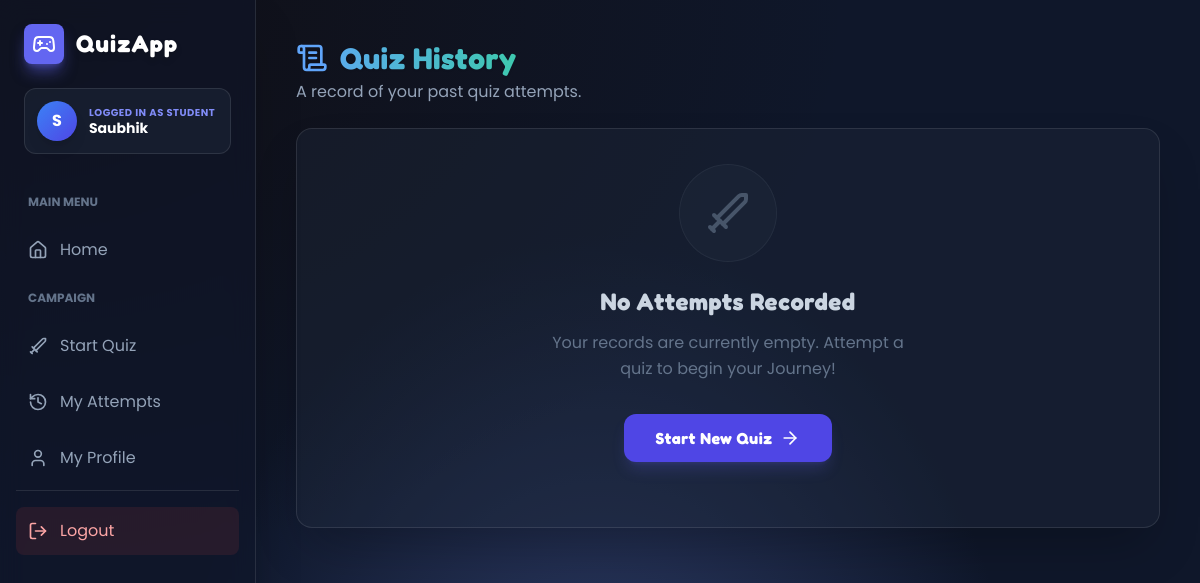
Before: /quiz/my_attempts (signed in) with the older database file.
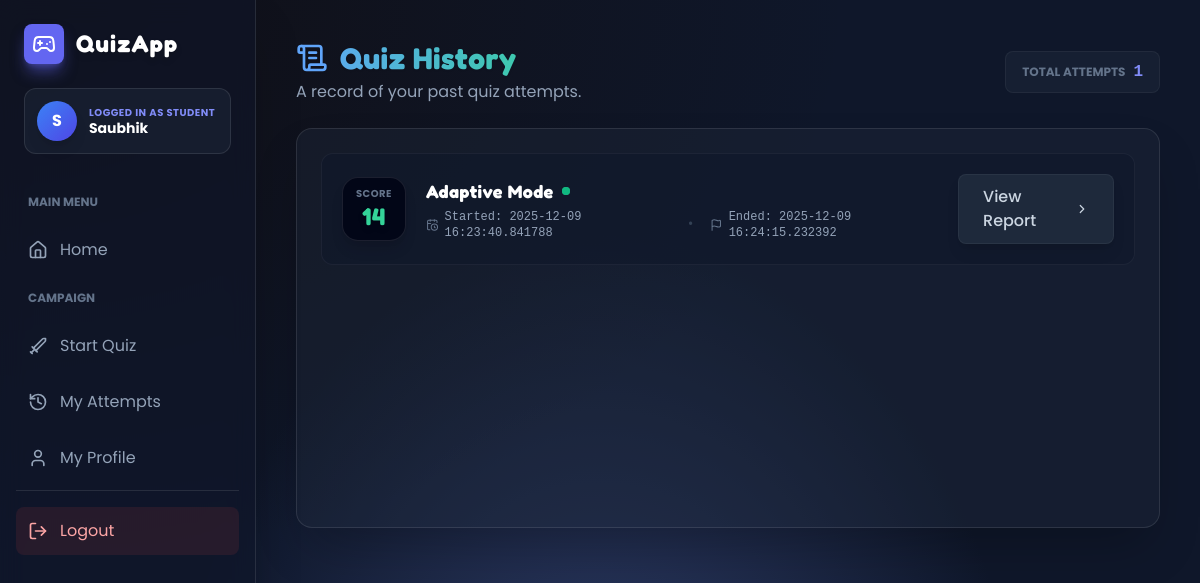
After: the same page with the newer database file.
### models.py (models this page shows, shortened)
class Attempt(db.Model):
    id = db.Column(db.Integer, primary_key=True)
    user_id = db.Column(db.Integer, nullable=False)
    mode = db.Column(db.String(50), nullable=False)
    score = db.Column(db.Integer, default=0)
    started_at = db.Column(db.DateTime, default=datetime.utcnow)
    ended_at = db.Column(db.DateTime)
    details = db.Column(db.Text)  # JSON encoded list of per-question events

### quiz/routes.py (the view)
@quiz_bp.route("/my_attempts")
@login_required
def my_attempts():
    attempts = Attempt.query.filter_by(user_id=current_user.id).order_by(Attempt.started_at.desc()).all()
    return render_template("my_attempts.html", attempts=attempts, user_cache={})

### models.py (called while the page is built)
@login_manager.user_loader
def load_user(user_id):
    try:
        return User.query.get(int(user_id))
    except Exception:
        return None

### templates/my_attempts.html (shortened to what the changed rows need)
{% extends "base.html" %}
{% block content %}
<div class="max-w-5xl mx-auto space-y-6 fade">
    <div class="flex flex-col md:flex-row items-start md:items-center justify-between gap-4">
        <div>
            <h2 class="text-3xl font-bold text-transparent bg-clip-text bg-gradient-to-r from-blue-400 to-emerald-400 font-game drop-shadow-sm flex items-center gap-3">
                <i data-lucide="scroll-text" class="text-blue-400 w-8 h-8"></i>
            </h2>
        </div>
        {% if attempts %}
        <div class="flex items-center gap-2 bg-slate-800/50 px-4 py-2 rounded-lg border border-white/5">
            <span class="text-xs text-slate-500 uppercase font-bold">Total Attempts</span>
            <span class="text-indigo-400 font-bold font-mono">{{ attempts|length }}</span>
        </div>
        {% endif %}
    </div>
    <div class="bg-slate-800/40 backdrop-blur-md border border-white/10 rounded-2xl overflow-hidden p-6 shadow-2xl min-h-[50vh]">
        {% if attempts %}
            <div class="grid gap-4">
                {% for a in attempts %}
                <div class="group relative bg-slate-900/50 hover:bg-slate-800/80 border border-white/5 hover:border-indigo-500/30 rounded-xl p-5 transition-all duration-300 hover:-translate-y-1 flex flex-col md:flex-row items-center justify-between gap-4">
                    <div class="absolute inset-0 bg-gradient-to-r from-indigo-500/0 via-indigo-500/0 to-indigo-500/0 group-hover:via-indigo-500/5 transition-all rounded-xl pointer-events-none"></div>
                    <div class="flex items-center gap-5 w-full md:w-auto relative z-10">
                        <div class="flex-shrink-0 w-16 h-16 rounded-2xl bg-slate-950 border border-white/10 flex flex-col items-center justify-center shadow-lg group-hover:scale-110 group-hover:border-emerald-500/30 transition-all duration-300">
                            <span class="text-[10px] text-slate-500 font-bold uppercase tracking-wider">Score</span>
                            <span class="text-2xl font-bold text-emerald-400 font-game drop-shadow-md">{{ a.score }}</span>
                        </div>
                        <div class="space-y-1">
                            <div class="flex items-center gap-2">
                                <h3 class="text-lg font-bold text-white group-hover:text-indigo-300 transition-colors tracking-wide">
                                    {{ a.mode | capitalize }} Mode
                                </h3>
                                <span class="flex h-2 w-2 relative">
                                    <span class="relative inline-flex rounded-full h-2 w-2 bg-emerald-500"></span>
                                </span>
                            </div>
                            <div class="flex flex-col sm:flex-row sm:items-center gap-y-1 gap-x-4 text-xs text-slate-400 font-mono">
                                <div class="flex items-center gap-1.5">
                                    <i data-lucide="calendar-clock" class="w-3.5 h-3.5 text-slate-500"></i>
                                    <span>Started: {{ a.started_at }}</span>
                                </div>
                                <div class="hidden sm:block text-slate-700">•</div>
                                <div class="flex items-center gap-1.5">
                                    <i data-lucide="flag" class="w-3.5 h-3.5 text-slate-500"></i>
                                    <span>Ended: {{ a.ended_at or 'In Progress' }}</span>
                                </div>
                            </div>
                        </div>
                    </div>
                    <div class="flex items-center w-full md:w-auto justify-end relative z-10">
                        <a href="{{ url_for('quiz.results', attempt_id=a.id) }}"
                           class="w-full md:w-auto flex items-center justify-center gap-2 bg-slate-800 hover:bg-indigo-600 text-slate-300 hover:text-white px-6 py-2.5 rounded-lg border border-white/5 hover:border-indigo-400/50 transition-all font-medium shadow-lg group/btn">
                            <span>View Report</span>
                            <i data-lucide="chevron-right" class="w-4 h-4 group-hover/btn:translate-x-1 transition-transform"></i>
                        </a>
                    </div>
                </div>
                {% endfor %}
            </div>
        {% else %}
            <div class="flex flex-col items-center justify-center h-80 text-center fade">
                <div class="bg-slate-800/50 p-6 rounded-full mb-6 border border-white/5 animate-pulse">
                    <i data-lucide="sword" class="w-12 h-12 text-slate-600"></i>
                </div>
                <h3 class="text-2xl font-bold text-slate-300 font-game mb-3">No Attempts Recorded</h3>
                <p class="text-slate-500 max-w-sm mb-8 leading-relaxed">Your records are currently empty. Attempt a quiz to begin your Journey!</p>
                <a href="{{ url_for('quiz.start') }}" class="group relative inline-flex items-center justify-center px-8 py-3 font-bold text-white transition-all duration-200 bg-indigo-600 font-game rounded-xl focus:outline-none focus:ring-2 focus:ring-offset-2 focus:ring-indigo-600 ring-offset-slate-900 hover:bg-indigo-500 hover:scale-105 active:scale-95 shadow-lg shadow-indigo-500/20">
                    <span class="mr-2">Start New Quiz</span>
                    <i data-lucide="arrow-right" class="w-5 h-5 group-hover:translate-x-1 transition-transform"></i>
                </a>
            </div>
        {% endif %}
    </div>
</div>
{% endblock %}

Changed rows visible on the page:
added Attempt: score "14", mode "Adaptive", started_at "2025-12-09 16:23:40.841788", ended_at "2025-12-09 16:24:15.232392"
Other visible differences:
{{ attempts|length }}: (not shown) → "1"
text no longer shown: "No Attempts Recorded Your records are currently empty. Attempt a quiz to begin your Journey! Start New Quiz"
text now shown: "TOTAL ATTEMPTS"
